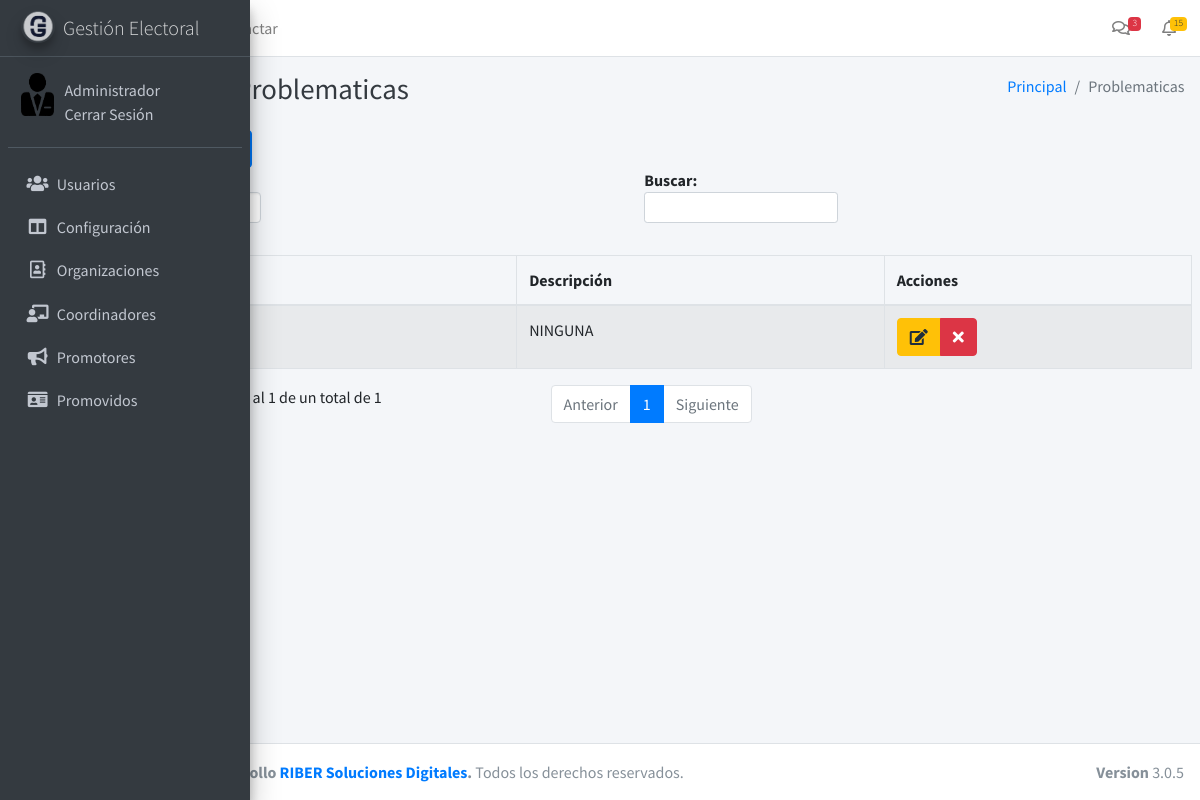
The page /problematicas (signed in) on the database as committed earlier.
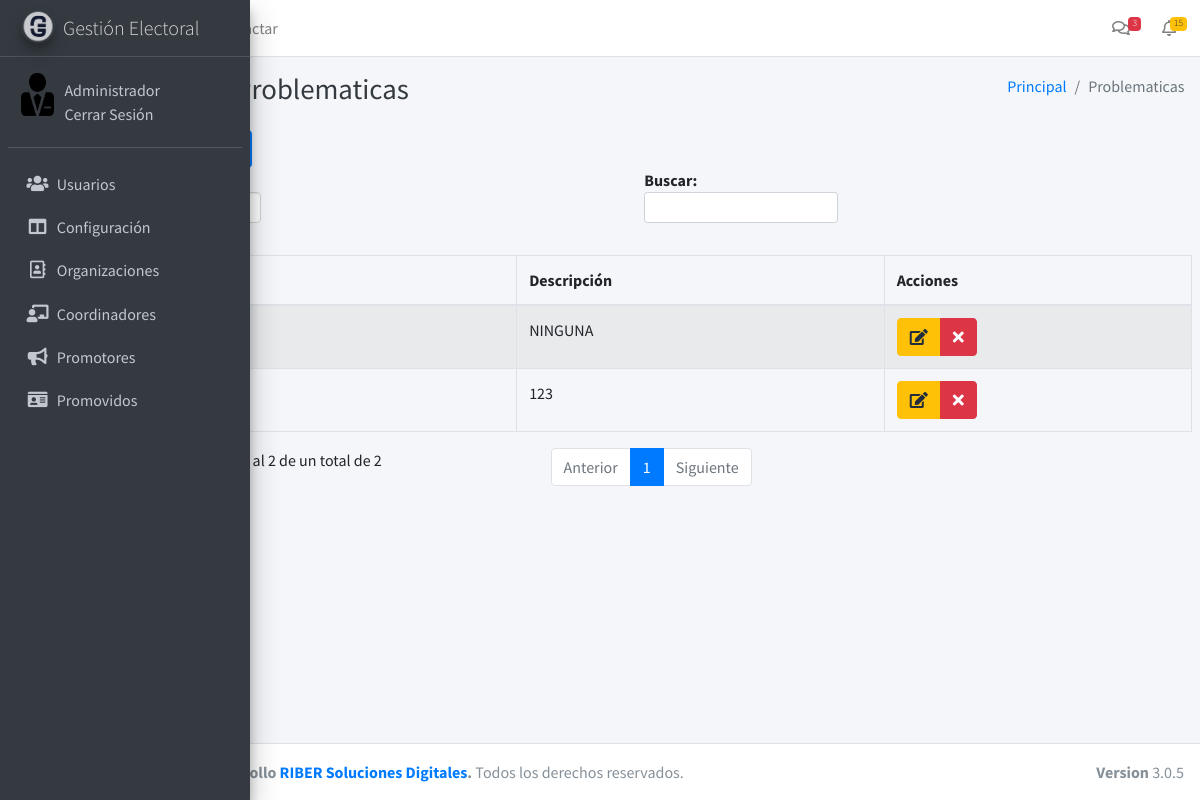
The same page on the database as committed later.
### tables this page shows
CREATE TABLE `problematicas` (
  `id` int NOT NULL AUTO_INCREMENT,
  `problematica` varchar(45) NOT NULL,
  `descripcion` varchar(245) DEFAULT NULL,
  PRIMARY KEY (`id`)
);

### controllers/template.controller.php (called while the page is built)
<?php
class ControllerTemplate{
  static public function ctrTemplate(){
    include "views/template.php";
  }
}

### index.php (called while the page is built, shortened)
<?php
require_once "controllers/template.controller.php";
require_once "controllers/users.controller.php";
require_once "controllers/problematica.controller.php";
require_once "controllers/nominal.controller.php";
require_once "models/problematica.model.php";
$template = new ControllerTemplate();
$template->ctrTemplate();

### controllers/problematica.controller.php (called while the page is built, shortened)
<?php
class ControladorProblematicas{
    public static function ctrMostrarProblematicas($item, $valor){
        $tabla="problematicas";
        $respuesta = ModeloProblematicas::mdlMostrarProblematicas($tabla, $item, $valor);
        return $respuesta;
    }
}

### models/connection.php (called while the page is built)
<?php
class Conexion{
	static public function conectar(){
		try{
			$servidor="mysql:host=localhost;dbname=electoral";
			$usuario="root";
			$clave="";
			$link = new PDO($servidor,$usuario,$clave);
			$link->setAttribute(PDO::ATTR_ERRMODE, PDO::ERRMODE_EXCEPTION);
			$link->exec("set names utf8");
			return $link;
			}catch(PDOException $e){
			echo "ERROR: " . $e->getMessage();
		  }
	}
}

### models/problematica.model.php (called while the page is built, shortened)
<?php
require_once "connection.php";
class ModeloProblematicas{
    static public function mdlMostrarProblematicas($tabla, $item, $valor){
        if($item != null){
			$stmt = Conexion::conectar()->prepare("SELECT * FROM $tabla WHERE $item = :$item");
			$stmt -> bindParam(":".$item, $valor, PDO::PARAM_STR);
			$stmt -> execute();
			return $stmt -> fetch();
		}else{
			$stmt = Conexion::conectar()->prepare("SELECT * FROM $tabla");
			$stmt -> execute();
			return $stmt -> fetchAll();
		}
	}
}

### views/modules/problematicas.php (the view, shortened to what this page needs)
<div class="content-wrapper">
    <div class="content-header">
      <div class="container-fluid">
        <div class="row mb-2">
          <div class="col-sm-6">
            <h1 class="m-0 text-dark">Administrar Problematicas</h1>
          </div>
          <div class="col-sm-6">
            <ol class="breadcrumb float-sm-right">
              <li class="breadcrumb-item"><a href="home">Principal</a></li>
              <li class="breadcrumb-item active">Problematicas</li>
            </ol>
          </div>
        </div>
      </div>
    </div>
    <section class="content">
<div class="box">
  <div class="box-header with-border">
    <button class="btn btn-primary" data-toggle="modal" data-target="#modalAgregarProblematica">
    </button>
  </div>
  <div class="box-body">
   <table class="table table-bordered table-striped dt-responsive tablas" width="100%">
    <thead>
     <tr>
       <th style="width:10px">#</th>
       <th>Problematica</th>
       <th>Descripción</th>
       <th>Acciones</th>
     </tr>
    </thead>
    <tbody>
    <?php
    $item = null;
    $valor = null;
    $solicitudes = ControladorProblematicas::ctrMostrarProblematicas($item, $valor);
   foreach ($solicitudes as $key => $value){
      echo ' <tr>
              <td>'.($key+1).'</td>
              <td>'.$value["problematica"].'</td>
              <td>'.$value["descripcion"].'</td>
              <td>
                <div class="btn-group">
                  <button class="btn btn-warning btnEditarOrganizacion" idOrganizacion="'.$value["id"].'" data-toggle="modal" data-target="#modalEditarOrganizacion"><i class="fa fa-edit"></i></button>
                  <button class="btn btn-danger btnEliminarOrganizacion" idOrganizacion="'.$value["id"].'"  organizacion="'.$value["id"].'"><i class="fa fa-times"></i></button>
                </div>
              </td>
            </tr>';
    }
    ?>
    </tbody>
   </table>
  </div>
</div>
</section>
  </div>

Rows that differ between the two databases and show on the page:
added problematicas: descripcion "123"
Other text that changed with them:
text written by a page script: "Buscar: Mostrando registros del 1 al 1 de un total de 1 Anterior 1 Siguiente" → "Buscar: Mostrando registros del 1 al 2 de un total de 2 Anterior 1 Siguiente"
